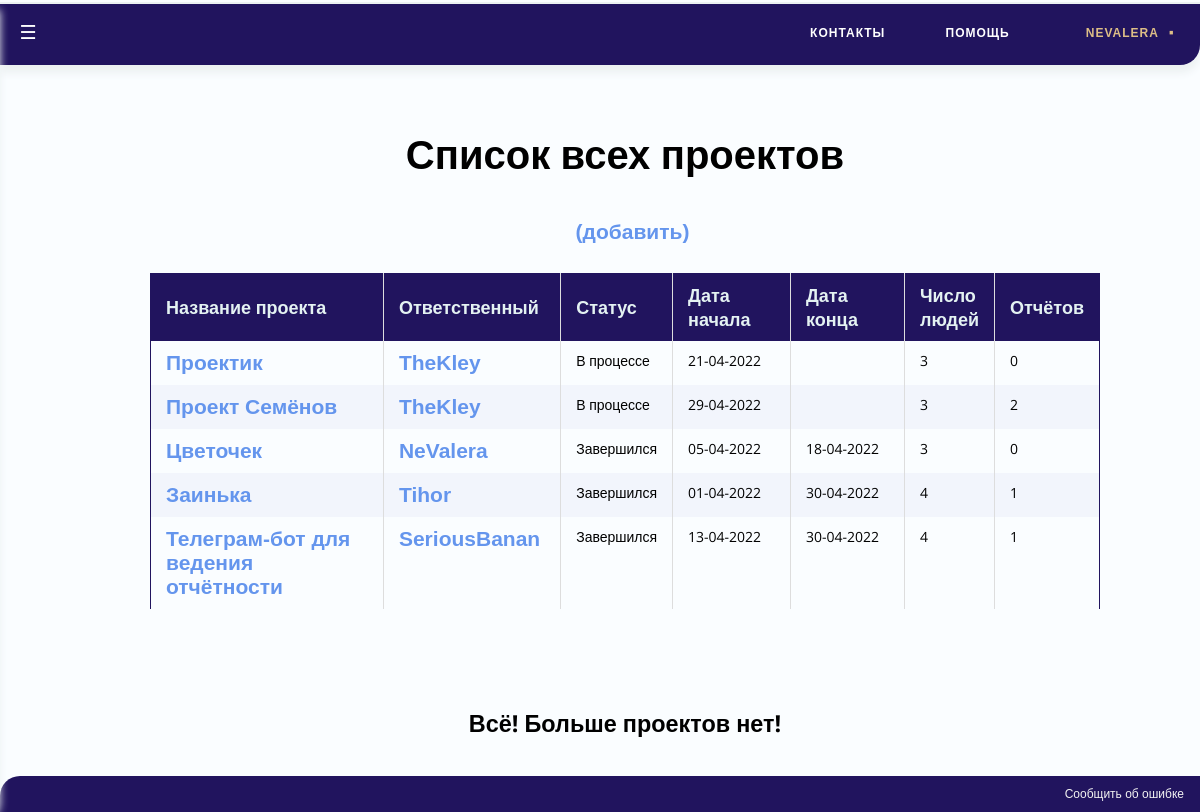
The page /TeleBot/projects/ (signed in) on the database as committed earlier.
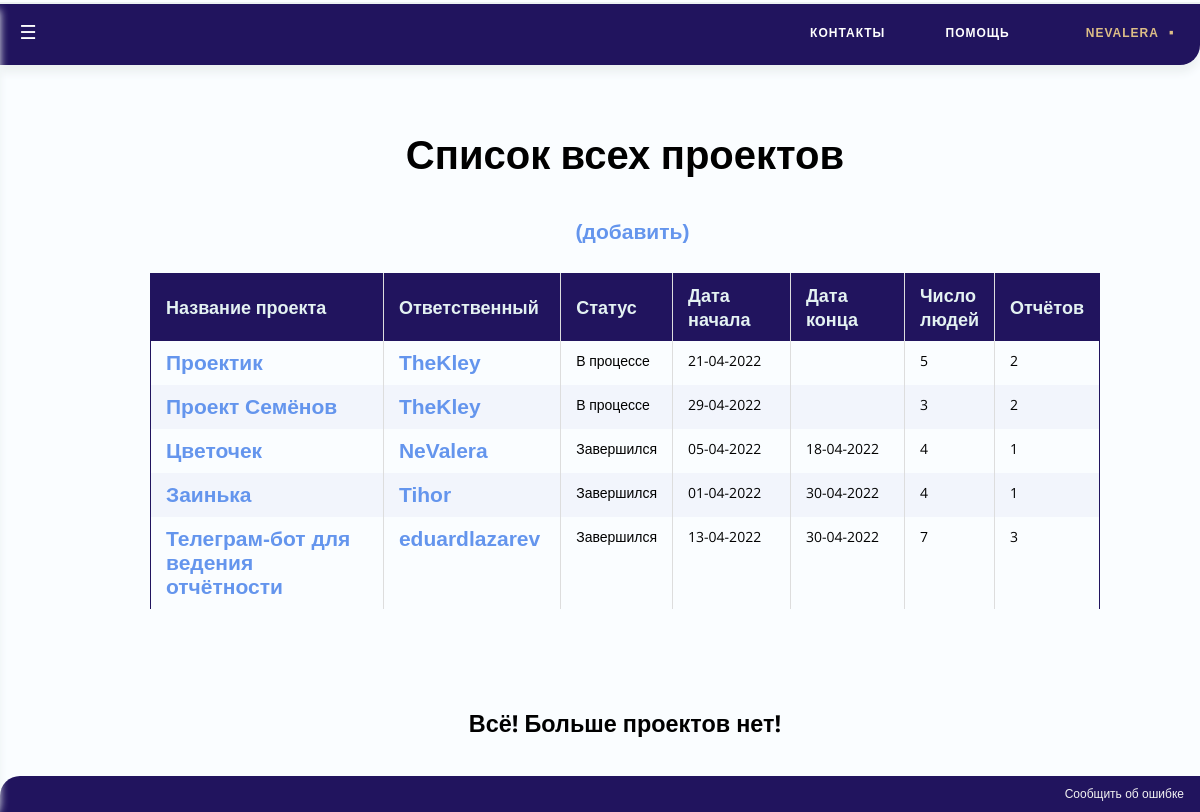
The same page on the database as committed later.
### Projects/models.py (models this page shows, shortened)
class Project(models.Model):
	name = models.CharField(unique = True, max_length=200)
	start_date = models.DateField(default = datetime.now, null=True, blank=True)
	end_date = models.DateField(null=True, blank=True)
	users = models.ManyToManyField(User)
	responsible_user = models.ForeignKey(User, related_name="responsible", on_delete=models.SET_NULL, null=True)
	def get_absolute_url(self):
		return reverse('project-detail', args=[str(self.id)])
	def status(self):
		if not self.start_date or date.today()< self.start_date:
			return 'Не начался'
		if self.end_date is None or self.start_date <= date.today() < self.end_date:
			return 'В процессе'
		if date.today() >= self.end_date:
			return 'Завершился'

### Users/models.py (models this page shows, shortened)
class User(AbstractUser):
	personal_token = models.UUIDField(default=uuid.uuid4, help_text="Unique ID for this particular book across whole library")
	telegram_id = models.BigIntegerField(primary_key=True, unique=True)
	def __str__(self):
		return self.username
	def get_absolute_url(self):
		return reverse('user-detail', args=[str(self.telegram_id)])
	def is_verified(self):
		return (self.is_active) or (self.is_staff)

### Projects/views.py (the view)
@user_passes_test(User.is_verified)
def project_list(request):
	project_list = Project.objects.order_by("end_date", "start_date")
	return render(
		request,
		'Projects/project_list.html',
		context = {'project_list': project_list})

### TeleBot/templates/Projects/project_list.html (shortened to what this page needs)
{% extends "base_generic.html" %}
{% block head %}
{% load static %}
{% endblock %}
{% block content %}
	<br>
	<h1 align = center>Список {% if user.is_staff %}всех{% else %}ваших{% endif %} проектов</h1>
	{% if user.is_staff  %}
		<h4 align = center><big> <big>  </big></big>  <a class="mya" href = "{% url 'project-create'%}"> (добавить) </a> </h5>
	{% endif %}
    {% if project_list and user.is_staff or user.project_set.all.count %}
	<table align = center width = 85% cellspacing="0" id="myTable" class="table">
    <thead>
		<tr>
			<th width = 30% onclick="sortTable(0)" align=left>Название проекта        </th>
			<th width = 19% onclick="sortTable(1)" align=left>Ответственный</th>
			<th width = 10% onclick="sortTable(2)">Статус</th>
			<th width = 14% onclick="sortTable(3)">Дата<br>начала</th>
			<th width = 14% onclick="sortTable(4)">Дата<br>конца</th>
			<th width = 9% onclick="sortTable(5)">Число<br>людей</th>
			<th width = 9% onclick="sortTable(6)">Отчётов</th>
		</tr>
    </thead>
        <tbody>
      {% for project in project_list %}
	  {% if user.is_staff or user in project.users.all %}
      <tr>
        <td><a class="mya" href="{{ project.get_absolute_url }}">{{ project.name }}</a></td>
		<td><a class="mya" href="{{ project.responsible_user.get_absolute_url }}">{{project.responsible_user}}</a></td>
		<td align=center>{{project.status}}</td>
		<td align=center>{{project.start_date|date:'d-m-Y'}}</td>
		<td align=center>{{project.end_date|date:'d-m-Y'}}</td>
		<td align=center>{{project.users.all.count}}</td>
		<td align=center>{{project.report_set.all.count}}</td>
      </tr>
	  {% endif %}
      {% endfor %}
      </tbody>
	</table>
	<br><br>
	<h3 align = center> Всё! Больше проектов нет! </h2>
    {% else %}
	<br><br><br><br><br><br><br><br>
      <h4 align = center>Должен быть здесь в таблице. Только он пуст</h4>
    {% endif %}
{% endblock %}

Rows that differ between the two databases and show on the page:
computed for Project "Проектик": users.all.count "3" → "5"; report_set.all.count "0" → "2"
computed for Project "Цветочек": users.all.count "3" → "4"; report_set.all.count "0" → "1"
changed through a linked row, Project "Телеграм-бот для ведения отчётности": responsible_user "SeriousBanan" → "eduardlazarev"; users.all.count "4" → "7"; report_set.all.count "1" → "3"
